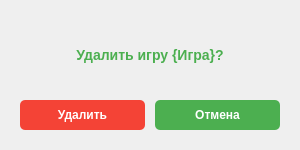
<?xml version="1.0" encoding="UTF-8"?>
<ui version="4.0">
 <class>DeleteGameDialog</class>
 <widget class="QDialog" name="DeleteGameDialog">
  <property name="geometry">
   <rect>
    <x>0</x>
    <y>0</y>
    <width>300</width>
    <height>150</height>
   </rect>
  </property>
  <property name="windowTitle">
   <string>Удаление игры</string>
  </property>
  <property name="styleSheet">
   <string notr="true">QDialog {
    border-radius: 10px;
}
QLabel {
    font-size: 12px;
}
QLabel#gameNameLabel {
    color: #4CAF50;
    font-size: 14px;
    font-weight: bold;
    padding: 8px;
    border-radius: 5px;
}
QPushButton {
    background-color: #4CAF50;
    color: white;
    border: none;
    border-radius: 5px;
    padding: 8px 15px;
    font-weight: bold;
}
QPushButton:hover {
    background-color: #45a049;
}
QPushButton:pressed {
    background-color: #3d8b40;
}
QPushButton#deleteButton {
    background-color: #f44336;
}
QPushButton#deleteButton:hover {
    background-color: #da190b;
}
QPushButton#deleteButton:pressed {
    background-color: #b71c1c;
}</string>
  </property>
  <layout class="QVBoxLayout" name="verticalLayout">
   <property name="spacing">
    <number>10</number>
   </property>
   <property name="leftMargin">
    <number>20</number>
   </property>
   <property name="topMargin">
    <number>20</number>
   </property>
   <property name="rightMargin">
    <number>20</number>
   </property>
   <property name="bottomMargin">
    <number>20</number>
   </property>
   <item>
    <widget class="QLabel" name="gameNameLabel">
     <property name="text">
      <string>Удалить игру {Игра}?</string>
     </property>
     <property name="alignment">
      <set>Qt::AlignCenter</set>
     </property>
    </widget>
   </item>
   <item>
    <layout class="QHBoxLayout" name="buttonLayout">
     <property name="spacing">
      <number>10</number>
     </property>
     <item>
      <widget class="QPushButton" name="deleteButton">
       <property name="text">
        <string>Удалить</string>
       </property>
      </widget>
     </item>
     <item>
      <widget class="QPushButton" name="cancelButton">
       <property name="text">
        <string>Отмена</string>
       </property>
      </widget>
     </item>
    </layout>
   </item>
  </layout>
 </widget>
 <resources/>
 <connections/>
</ui>
